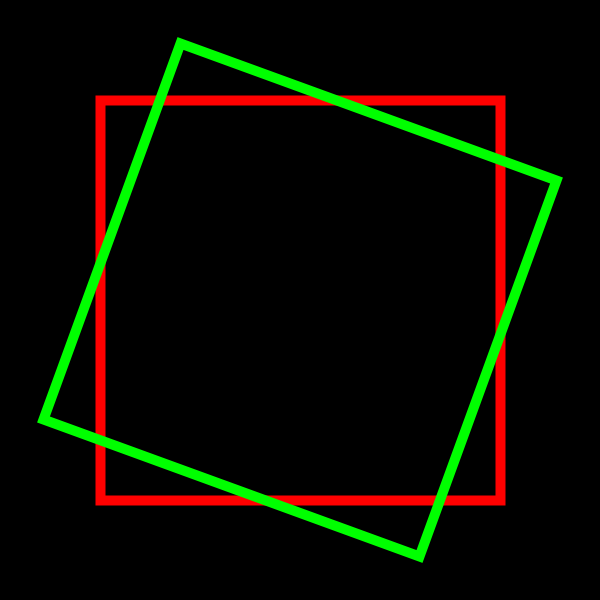
Frame 1 (no input)
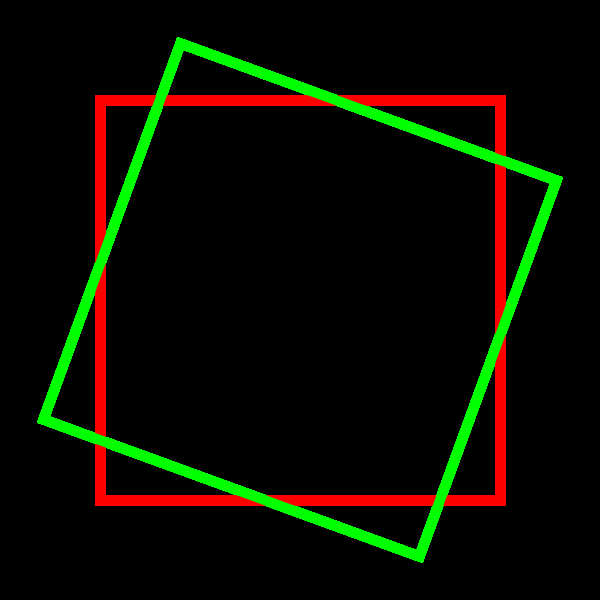
Frame 60 (the mouse pressed at the canvas centre just before this capture)
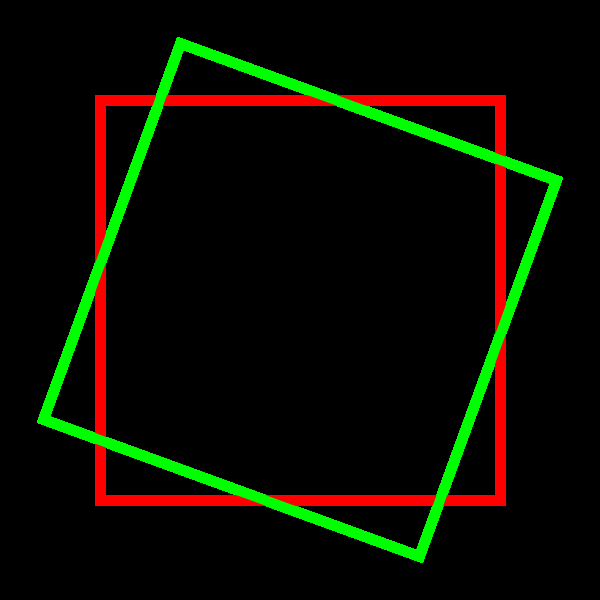
Frame 120 (the mouse held since frame 60 and released just before this capture)

The Processing sketch that drew these frames (run headless with seeded random() and noise(); from frame 60 on, the mouse is pressed at the canvas centre):

// Processing sketch: ad_transformation_rotate1
// ── ad_transformation_rotate1.pde

void setup() {
  size(600, 600);
  background(0);
  strokeWeight(10);
  noFill();
}
void draw() {
  translate(width/2, height/2);
  stroke(255,0,0);
  rect(-200,-200, 400, 400);

  rotate(PI/9);
  stroke(0,255,0);
  rect(-200,-200, 400, 400);
}
